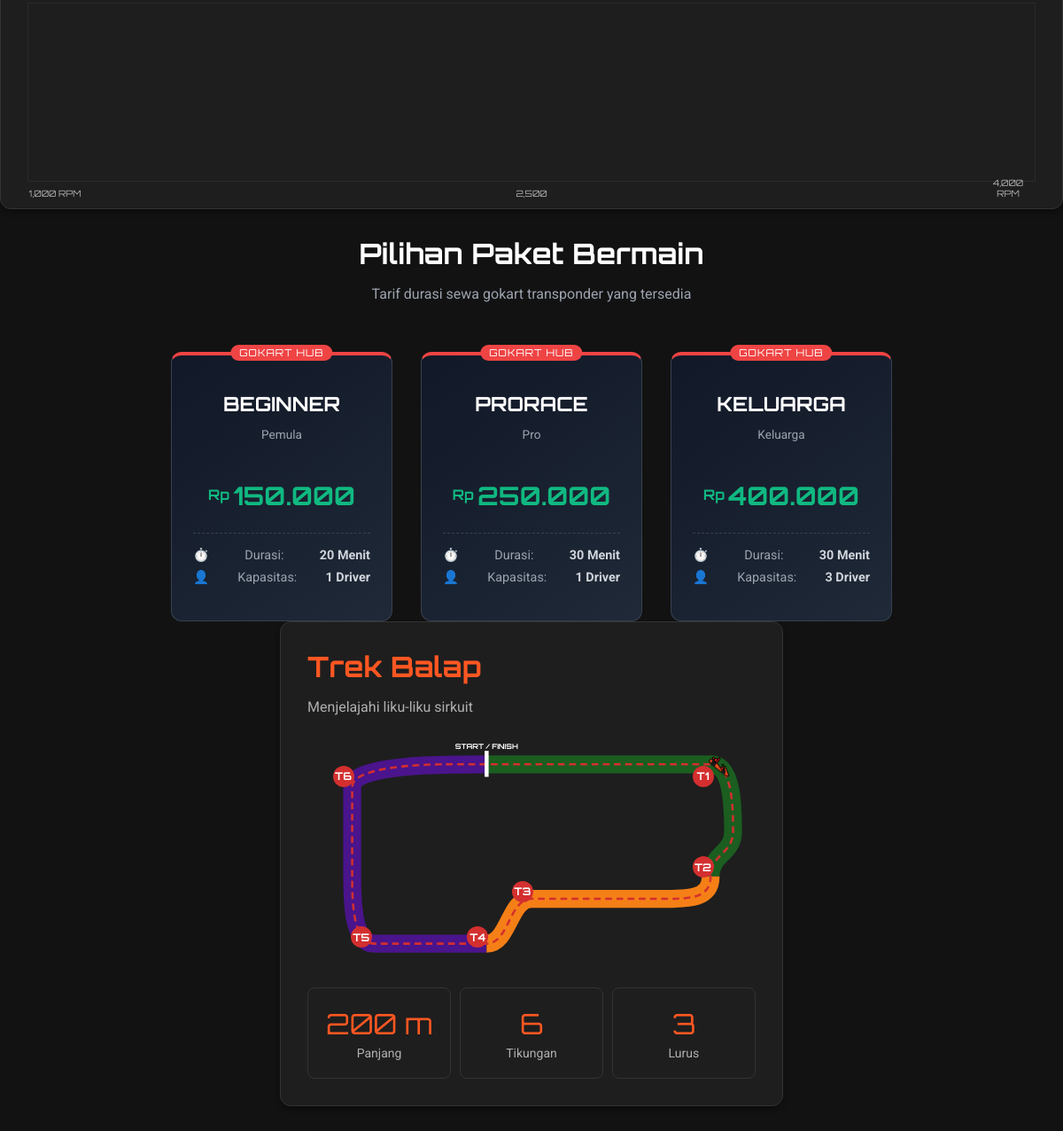
The app's page / (middle part), older data.
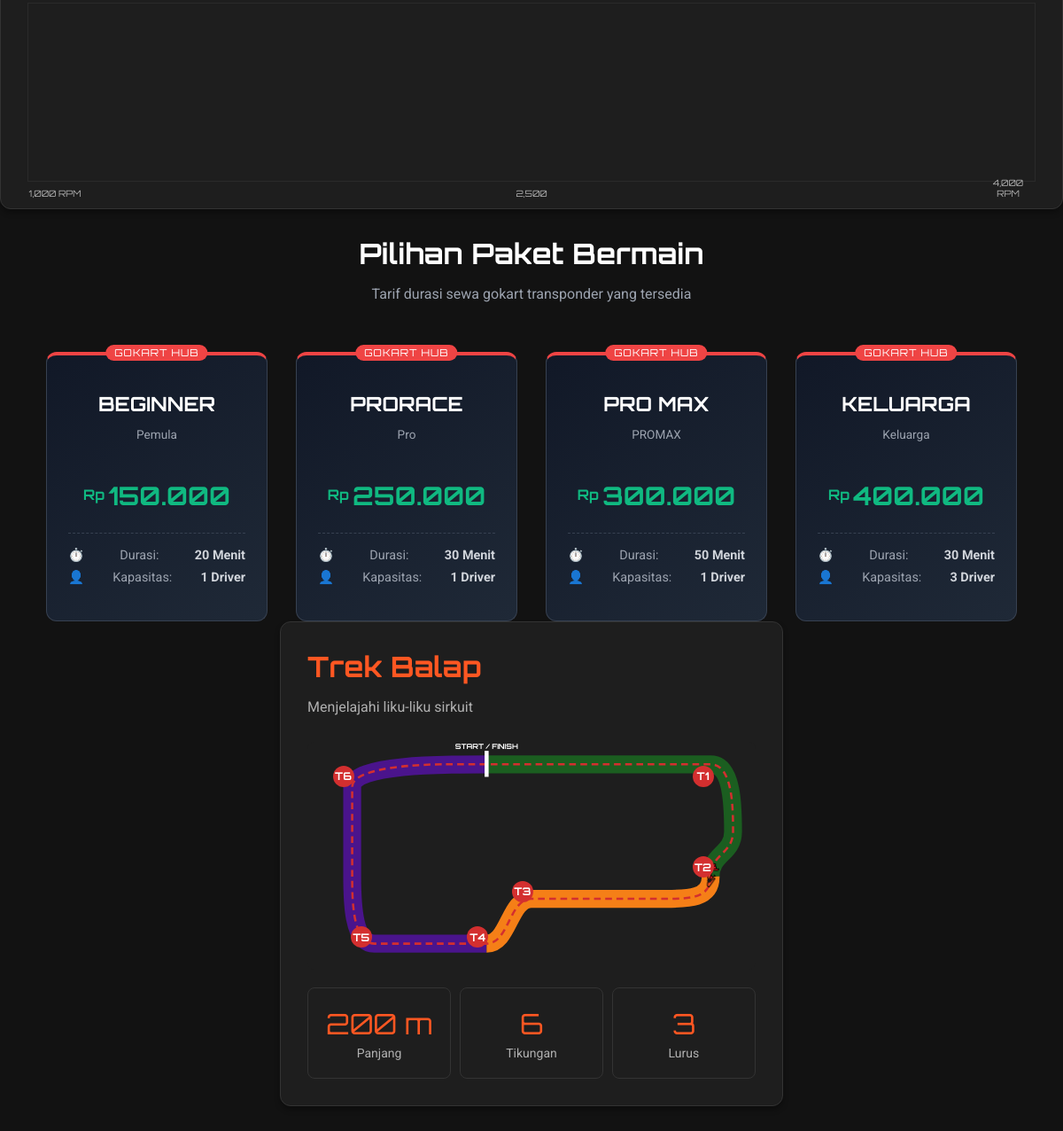
The same page, newer data.
### tables this page shows
CREATE TABLE `paket_bermain` (
  `id` int(11) NOT NULL,
  `nama_paket` varchar(100) DEFAULT NULL,
  `deskripsi` varchar(255) DEFAULT NULL,
  `durasi_menit` int(11) DEFAULT NULL,
  `maksimal_orang` int(11) DEFAULT NULL,
  `harga` int(11) DEFAULT NULL
);

### index.php (the view, shortened to what this page needs)
<?php
require 'koneksi.php';
$query_paket = mysqli_query($koneksi, "SELECT * FROM paket_bermain ORDER BY harga ASC");
?>
<!DOCTYPE html>
<html lang="id">
<head>
    <link rel="stylesheet" href="style.css">
</head>
<body>
    <div id="specs" class="panel">
        <div class="power-curve-placeholder">
            <span class="pcp-rpm r1">1,000 RPM</span>
            <span class="pcp-rpm r2">2,500</span>
            <span class="pcp-rpm r3">4,000 RPM</span>
        </div>
    </div>
    <div class="price-container-panel">
        <h2 class="panel-header" style="text-align: center; font-family: 'Orbitron', sans-serif; color: #fff;">Pilihan Paket Bermain</h2>
        <p class="panel-desc" style="text-align: center; color: #9ca3af; margin-bottom: 3.5rem;">Tarif durasi sewa gokart transponder yang tersedia</p>
        <div class="price-grid">
            <?php while($paket = mysqli_fetch_assoc($query_paket)): ?>
                <div class="price-card">
                    <div class="package-badge">GOKART HUB</div>
                    <h3><?= htmlspecialchars($paket['nama_paket']); ?></h3>
                    <p class="desc"><?= htmlspecialchars($paket['deskripsi']); ?></p>
                    <div class="cost">
                        <span class="currency">Rp</span>
                        <span class="amount"><?= number_format($paket['harga'], 0, ',', '.'); ?></span>
                    </div>
                    <div class="details-spec">
                        <div class="spec-line">⏱️ <span>Durasi:</span> <strong><?= $paket['durasi_menit']; ?> Menit</strong></div>
                        <div class="spec-line">👤 <span>Kapasitas:</span> <strong><?= $paket['maksimal_orang']; ?> Driver</strong></div>
                    </div>
                </div>
            <?php endwhile; ?>
        </div>
    </div>
    <div class="panel">
        <h2 class="panel-header">Trek Balap</h2>
        <p class="panel-desc">Menjelajahi liku-liku sirkuit</p>
        <div class="race-track-map">
            <svg id="track-svg" viewBox="0 0 1000 500" preserveAspectRatio="none">
                <g id="start-finish-group">
                    <text x="400" y="15" fill="#ffffff" font-family="'Orbitron', sans-serif" font-size="16" text-anchor="middle" font-weight="bold">START / FINISH</text>
                </g>
            </svg>
            <div class="turn-label" style="top: 15%; right: 7%;">T1</div>
            <div class="turn-label" style="top: 55%; right: 7%;">T2</div>
            <div class="turn-label" style="bottom: 25%; left: 48%;">T3</div>
            <div class="turn-label" style="bottom: 5%; left: 38%;">T4</div>
            <div class="turn-label" style="bottom: 5%; left: 12%;">T5</div>
            <div class="turn-label" style="top: 15%; left: 8%;">T6</div>
        </div>
        <div class="track-stats">
            <div class="stat-box"><div class="stat-value">200 m</div><div class="stat-label">Panjang</div></div>
            <div class="stat-box"><div class="stat-value">6</div><div class="stat-label">Tikungan</div></div>
            <div class="stat-box"><div class="stat-value">3</div><div class="stat-label">Lurus</div></div>
        </div>
    </div>
</body>
</html>

Row changes from the older to the newer data that the page shows:
added paket_bermain: nama_paket "PRO MAX", deskripsi "PROMAX", harga "300.000", durasi_menit "50", maksimal_orang "1"
